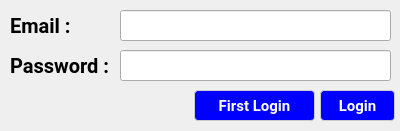
<?xml version="1.0" encoding="UTF-8"?>
<ui version="4.0">
 <class>logins</class>
 <widget class="QDialog" name="logins">
  <property name="geometry">
   <rect>
    <x>0</x>
    <y>0</y>
    <width>400</width>
    <height>131</height>
   </rect>
  </property>
  <property name="windowTitle">
   <string>Student Login</string>
  </property>
  <property name="styleSheet">
   <string notr="true">QWidget {
    background: qlineargradient(
        x1:0, y1:0, x2:0, y2:1,
        stop:0 #EEF2FF,   /* Very light blue */
        stop:1 #E0E7FF    /* Soft educational purple */
    );
    font-family: Segoe UI, Roboto, Arial;
}</string>
  </property>
  <widget class="QLabel" name="label_2">
   <property name="geometry">
    <rect>
     <x>10</x>
     <y>50</y>
     <width>111</width>
     <height>31</height>
    </rect>
   </property>
   <property name="styleSheet">
    <string notr="true">QLabel {
    color: black;
	font-weight: bold;
    font-size: 20px;
    border-radius: 6px;
}</string>
   </property>
   <property name="text">
    <string>Password :</string>
   </property>
  </widget>
  <widget class="QLineEdit" name="email">
   <property name="geometry">
    <rect>
     <x>120</x>
     <y>10</y>
     <width>271</width>
     <height>31</height>
    </rect>
   </property>
  </widget>
  <widget class="QLabel" name="label">
   <property name="geometry">
    <rect>
     <x>10</x>
     <y>10</y>
     <width>71</width>
     <height>31</height>
    </rect>
   </property>
   <property name="styleSheet">
    <string notr="true">QLabel {
    color: black;
	font-weight: bold;
    font-size: 20px;
    border-radius: 6px;
}</string>
   </property>
   <property name="text">
    <string>Email : </string>
   </property>
  </widget>
  <widget class="QPushButton" name="log">
   <property name="geometry">
    <rect>
     <x>320</x>
     <y>90</y>
     <width>75</width>
     <height>31</height>
    </rect>
   </property>
   <property name="styleSheet">
    <string notr="true">QPushButton {
    background-color: blue;
     color: white;
	font-weight: bold;
    padding: 6px 14px;
    font-size: 15px;
    border-radius: 4px;
    border: 1px solid #CCCCCC;
}

QPushButton:hover {
    background-color: #E5E5E5;
	color:black
}

QPushButton:pressed {
    background-color: #D4D4D4;
	color:black
}</string>
   </property>
   <property name="text">
    <string>Login</string>
   </property>
  </widget>
  <widget class="QPushButton" name="firstlogin">
   <property name="geometry">
    <rect>
     <x>194</x>
     <y>90</y>
     <width>121</width>
     <height>31</height>
    </rect>
   </property>
   <property name="styleSheet">
    <string notr="true">QPushButton {
    background-color: blue;
     color: white;
	font-weight: bold;
    padding: 6px 14px;
    font-size: 15px;
    border-radius: 4px;
    border: 1px solid #CCCCCC;
}

QPushButton:hover {
    background-color: #E5E5E5;
	color:black
}

QPushButton:pressed {
    background-color: #D4D4D4;
	color:black
}</string>
   </property>
   <property name="text">
    <string>First Login</string>
   </property>
  </widget>
  <widget class="QLineEdit" name="password">
   <property name="geometry">
    <rect>
     <x>120</x>
     <y>50</y>
     <width>271</width>
     <height>31</height>
    </rect>
   </property>
  </widget>
 </widget>
 <resources/>
 <connections/>
</ui>
